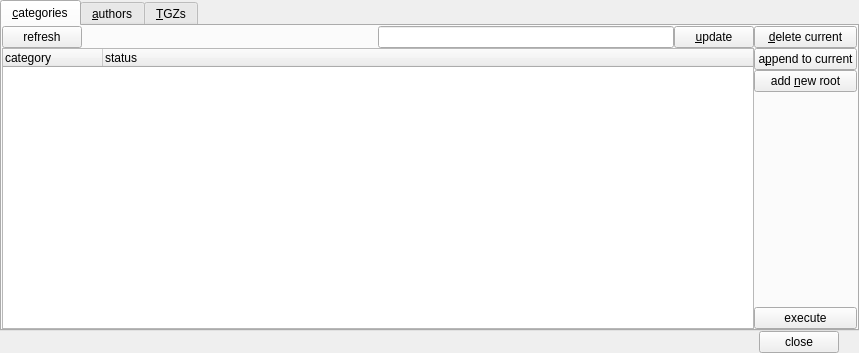
<?xml version="1.0" encoding="UTF-8"?>
<ui version="4.0">
 <class>MLibraryBranches</class>
 <widget class="QWidget" name="MLibraryBranches">
  <property name="geometry">
   <rect>
    <x>0</x>
    <y>0</y>
    <width>859</width>
    <height>353</height>
   </rect>
  </property>
  <property name="windowTitle">
   <string>manage archive</string>
  </property>
  <property name="windowIcon">
   <iconset resource="resfile.qrc">
    <normaloff>:/new/icons/icons/settings.png</normaloff>:/new/icons/icons/settings.png</iconset>
  </property>
  <layout class="QVBoxLayout" name="verticalLayout_3">
   <item>
    <widget class="QTabWidget" name="twData">
     <property name="currentIndex">
      <number>0</number>
     </property>
     <widget class="QWidget" name="tab">
      <attribute name="title">
       <string>&amp;categories</string>
      </attribute>
      <layout class="QHBoxLayout" name="horizontalLayout_2">
       <item>
        <layout class="QVBoxLayout" name="verticalLayout_2">
         <item>
          <layout class="QHBoxLayout" name="horizontalLayout">
           <item>
            <widget class="QPushButton" name="btRefresh">
             <property name="text">
              <string>refresh</string>
             </property>
             <property name="icon">
              <iconset resource="resfile.qrc">
               <normaloff>:/new/icons/icons/refresh.png</normaloff>:/new/icons/icons/refresh.png</iconset>
             </property>
             <property name="shortcut">
              <string>Ctrl+R</string>
             </property>
            </widget>
           </item>
           <item>
            <spacer name="horizontalSpacer_2">
             <property name="orientation">
              <enum>Qt::Horizontal</enum>
             </property>
             <property name="sizeHint" stdset="0">
              <size>
               <width>18</width>
               <height>20</height>
              </size>
             </property>
            </spacer>
           </item>
           <item>
            <widget class="QLineEdit" name="txtName"/>
           </item>
           <item>
            <widget class="QPushButton" name="btUpdate">
             <property name="text">
              <string>&amp;update</string>
             </property>
            </widget>
           </item>
          </layout>
         </item>
         <item>
          <widget class="QTreeWidget" name="treeCat">
           <property name="contextMenuPolicy">
            <enum>Qt::CustomContextMenu</enum>
           </property>
           <property name="toolTip">
            <string>items can be reorganized by drag and drop</string>
           </property>
           <property name="dragDropMode">
            <enum>QAbstractItemView::InternalMove</enum>
           </property>
           <property name="selectionMode">
            <enum>QAbstractItemView::ContiguousSelection</enum>
           </property>
           <attribute name="headerCascadingSectionResizes">
            <bool>false</bool>
           </attribute>
           <attribute name="headerHighlightSections">
            <bool>true</bool>
           </attribute>
           <column>
            <property name="text">
             <string>category</string>
            </property>
           </column>
           <column>
            <property name="text">
             <string>status</string>
            </property>
           </column>
          </widget>
         </item>
        </layout>
       </item>
       <item>
        <layout class="QVBoxLayout" name="verticalLayout">
         <item>
          <widget class="QPushButton" name="btDel">
           <property name="text">
            <string>&amp;delete current</string>
           </property>
           <property name="icon">
            <iconset resource="resfile.qrc">
             <normaloff>:/new/icons/icons/stop.png</normaloff>:/new/icons/icons/stop.png</iconset>
           </property>
          </widget>
         </item>
         <item>
          <widget class="QPushButton" name="btAdd">
           <property name="text">
            <string>a&amp;ppend to current</string>
           </property>
           <property name="icon">
            <iconset resource="resfile.qrc">
             <normaloff>:/new/icons/icons/add_item.png</normaloff>:/new/icons/icons/add_item.png</iconset>
           </property>
          </widget>
         </item>
         <item>
          <widget class="QPushButton" name="btAdd_2">
           <property name="text">
            <string>add &amp;new root</string>
           </property>
           <property name="icon">
            <iconset resource="resfile.qrc">
             <normaloff>:/new/icons/icons/add_item2.png</normaloff>:/new/icons/icons/add_item2.png</iconset>
           </property>
          </widget>
         </item>
         <item>
          <spacer name="verticalSpacer">
           <property name="orientation">
            <enum>Qt::Vertical</enum>
           </property>
           <property name="sizeType">
            <enum>QSizePolicy::Expanding</enum>
           </property>
           <property name="sizeHint" stdset="0">
            <size>
             <width>20</width>
             <height>30</height>
            </size>
           </property>
          </spacer>
         </item>
         <item>
          <widget class="QPushButton" name="btExec">
           <property name="text">
            <string>execute</string>
           </property>
           <property name="icon">
            <iconset resource="resfile.qrc">
             <normaloff>:/new/icons/icons/work.png</normaloff>:/new/icons/icons/work.png</iconset>
           </property>
           <property name="shortcut">
            <string>Ctrl+E</string>
           </property>
          </widget>
         </item>
        </layout>
       </item>
      </layout>
     </widget>
     <widget class="QWidget" name="tab_2">
      <attribute name="title">
       <string>&amp;authors</string>
      </attribute>
      <layout class="QHBoxLayout" name="horizontalLayout_5">
       <item>
        <layout class="QVBoxLayout" name="verticalLayout_5">
         <item>
          <layout class="QHBoxLayout" name="horizontalLayout_4">
           <item>
            <widget class="QPushButton" name="btRefresh_2">
             <property name="text">
              <string>refresh</string>
             </property>
             <property name="icon">
              <iconset resource="resfile.qrc">
               <normaloff>:/new/icons/icons/refresh.png</normaloff>:/new/icons/icons/refresh.png</iconset>
             </property>
             <property name="shortcut">
              <string>Ctrl+R</string>
             </property>
            </widget>
           </item>
           <item>
            <widget class="QLineEdit" name="txtAuthor"/>
           </item>
           <item>
            <widget class="QPushButton" name="btUpdate_2">
             <property name="text">
              <string>&amp;update</string>
             </property>
             <property name="icon">
              <iconset resource="resfile.qrc">
               <normaloff>:/new/icons/icons/save.png</normaloff>:/new/icons/icons/save.png</iconset>
             </property>
            </widget>
           </item>
          </layout>
         </item>
         <item>
          <widget class="QTreeWidget" name="treeAuthors">
           <property name="contextMenuPolicy">
            <enum>Qt::NoContextMenu</enum>
           </property>
           <property name="rootIsDecorated">
            <bool>false</bool>
           </property>
           <property name="itemsExpandable">
            <bool>false</bool>
           </property>
           <property name="sortingEnabled">
            <bool>true</bool>
           </property>
           <property name="expandsOnDoubleClick">
            <bool>false</bool>
           </property>
           <column>
            <property name="text">
             <string>author</string>
            </property>
           </column>
          </widget>
         </item>
        </layout>
       </item>
       <item>
        <layout class="QVBoxLayout" name="verticalLayout_4">
         <item>
          <widget class="QPushButton" name="btDel_2">
           <property name="text">
            <string>&amp;remove</string>
           </property>
           <property name="icon">
            <iconset resource="resfile.qrc">
             <normaloff>:/new/icons/icons/stop.png</normaloff>:/new/icons/icons/stop.png</iconset>
           </property>
          </widget>
         </item>
         <item>
          <widget class="QPushButton" name="btAdd_3">
           <property name="text">
            <string>a&amp;dd</string>
           </property>
           <property name="icon">
            <iconset resource="resfile.qrc">
             <normaloff>:/new/icons/icons/add_item.png</normaloff>:/new/icons/icons/add_item.png</iconset>
           </property>
          </widget>
         </item>
         <item>
          <spacer name="verticalSpacer_2">
           <property name="orientation">
            <enum>Qt::Vertical</enum>
           </property>
           <property name="sizeHint" stdset="0">
            <size>
             <width>20</width>
             <height>40</height>
            </size>
           </property>
          </spacer>
         </item>
        </layout>
       </item>
      </layout>
     </widget>
     <widget class="QWidget" name="tab_3">
      <attribute name="title">
       <string>&amp;TGZs</string>
      </attribute>
      <layout class="QHBoxLayout" name="horizontalLayout_7">
       <item>
        <layout class="QVBoxLayout" name="verticalLayout_7">
         <item>
          <layout class="QHBoxLayout" name="horizontalLayout_6">
           <item>
            <widget class="QPushButton" name="btRefreshTgz">
             <property name="text">
              <string>refresh</string>
             </property>
             <property name="icon">
              <iconset resource="resfile.qrc">
               <normaloff>:/new/icons/icons/refresh.png</normaloff>:/new/icons/icons/refresh.png</iconset>
             </property>
             <property name="shortcut">
              <string>Ctrl+R</string>
             </property>
            </widget>
           </item>
           <item>
            <widget class="QPushButton" name="btCrTgz">
             <property name="text">
              <string>c&amp;reate tarball</string>
             </property>
             <property name="icon">
              <iconset resource="resfile.qrc">
               <normaloff>:/new/icons/icons/tgz.png</normaloff>:/new/icons/icons/tgz.png</iconset>
             </property>
            </widget>
           </item>
           <item>
            <spacer name="horizontalSpacer_3">
             <property name="orientation">
              <enum>Qt::Horizontal</enum>
             </property>
             <property name="sizeHint" stdset="0">
              <size>
               <width>40</width>
               <height>20</height>
              </size>
             </property>
            </spacer>
           </item>
           <item>
            <widget class="QLineEdit" name="txtTgzTitle"/>
           </item>
           <item>
            <widget class="QPushButton" name="btUpdTitle">
             <property name="text">
              <string>&amp;update</string>
             </property>
             <property name="icon">
              <iconset resource="resfile.qrc">
               <normaloff>:/new/icons/icons/save.png</normaloff>:/new/icons/icons/save.png</iconset>
             </property>
            </widget>
           </item>
          </layout>
         </item>
         <item>
          <widget class="MFileChooser" name="wdgTgzDir" native="true"/>
         </item>
         <item>
          <widget class="QTreeWidget" name="treeTGZ">
           <property name="contextMenuPolicy">
            <enum>Qt::CustomContextMenu</enum>
           </property>
           <property name="rootIsDecorated">
            <bool>false</bool>
           </property>
           <property name="sortingEnabled">
            <bool>true</bool>
           </property>
           <column>
            <property name="text">
             <string>title</string>
            </property>
           </column>
           <column>
            <property name="text">
             <string>tarball size</string>
            </property>
           </column>
           <column>
            <property name="text">
             <string>path</string>
            </property>
           </column>
          </widget>
         </item>
        </layout>
       </item>
       <item>
        <layout class="QVBoxLayout" name="verticalLayout_6">
         <item>
          <widget class="QPushButton" name="btAddTGZ">
           <property name="text">
            <string>&amp;new item</string>
           </property>
           <property name="icon">
            <iconset resource="resfile.qrc">
             <normaloff>:/new/icons/icons/add_item.png</normaloff>:/new/icons/icons/add_item.png</iconset>
           </property>
          </widget>
         </item>
         <item>
          <widget class="QPushButton" name="btDelTGZ">
           <property name="text">
            <string>&amp;drop selected</string>
           </property>
           <property name="icon">
            <iconset resource="resfile.qrc">
             <normaloff>:/new/icons/icons/stop.png</normaloff>:/new/icons/icons/stop.png</iconset>
           </property>
          </widget>
         </item>
         <item>
          <spacer name="verticalSpacer_3">
           <property name="orientation">
            <enum>Qt::Vertical</enum>
           </property>
           <property name="sizeHint" stdset="0">
            <size>
             <width>20</width>
             <height>40</height>
            </size>
           </property>
          </spacer>
         </item>
        </layout>
       </item>
      </layout>
     </widget>
    </widget>
   </item>
   <item>
    <layout class="QHBoxLayout" name="horizontalLayout_3">
     <property name="rightMargin">
      <number>20</number>
     </property>
     <item>
      <spacer name="horizontalSpacer">
       <property name="orientation">
        <enum>Qt::Horizontal</enum>
       </property>
       <property name="sizeHint" stdset="0">
        <size>
         <width>40</width>
         <height>20</height>
        </size>
       </property>
      </spacer>
     </item>
     <item>
      <widget class="QPushButton" name="btClose">
       <property name="text">
        <string>close</string>
       </property>
       <property name="icon">
        <iconset resource="resfile.qrc">
         <normaloff>:/new/icons/icons/stop.png</normaloff>:/new/icons/icons/stop.png</iconset>
       </property>
      </widget>
     </item>
    </layout>
   </item>
  </layout>
 </widget>
 <layoutdefault spacing="0" margin="0"/>
 <customwidgets>
  <customwidget>
   <class>MFileChooser</class>
   <extends>QWidget</extends>
   <header>filechooser.h</header>
   <container>1</container>
  </customwidget>
 </customwidgets>
 <tabstops>
  <tabstop>twData</tabstop>
  <tabstop>btClose</tabstop>
  <tabstop>btRefresh</tabstop>
  <tabstop>txtName</tabstop>
  <tabstop>btUpdate</tabstop>
  <tabstop>treeCat</tabstop>
  <tabstop>btDel</tabstop>
  <tabstop>btAdd</tabstop>
  <tabstop>btAdd_2</tabstop>
  <tabstop>btExec</tabstop>
  <tabstop>btRefresh_2</tabstop>
  <tabstop>txtAuthor</tabstop>
  <tabstop>btUpdate_2</tabstop>
  <tabstop>treeAuthors</tabstop>
  <tabstop>btDel_2</tabstop>
  <tabstop>btAdd_3</tabstop>
  <tabstop>btRefreshTgz</tabstop>
  <tabstop>btCrTgz</tabstop>
  <tabstop>txtTgzTitle</tabstop>
  <tabstop>btUpdTitle</tabstop>
  <tabstop>treeTGZ</tabstop>
  <tabstop>btAddTGZ</tabstop>
  <tabstop>btDelTGZ</tabstop>
 </tabstops>
 <resources>
  <include location="resfile.qrc"/>
 </resources>
 <connections/>
</ui>
